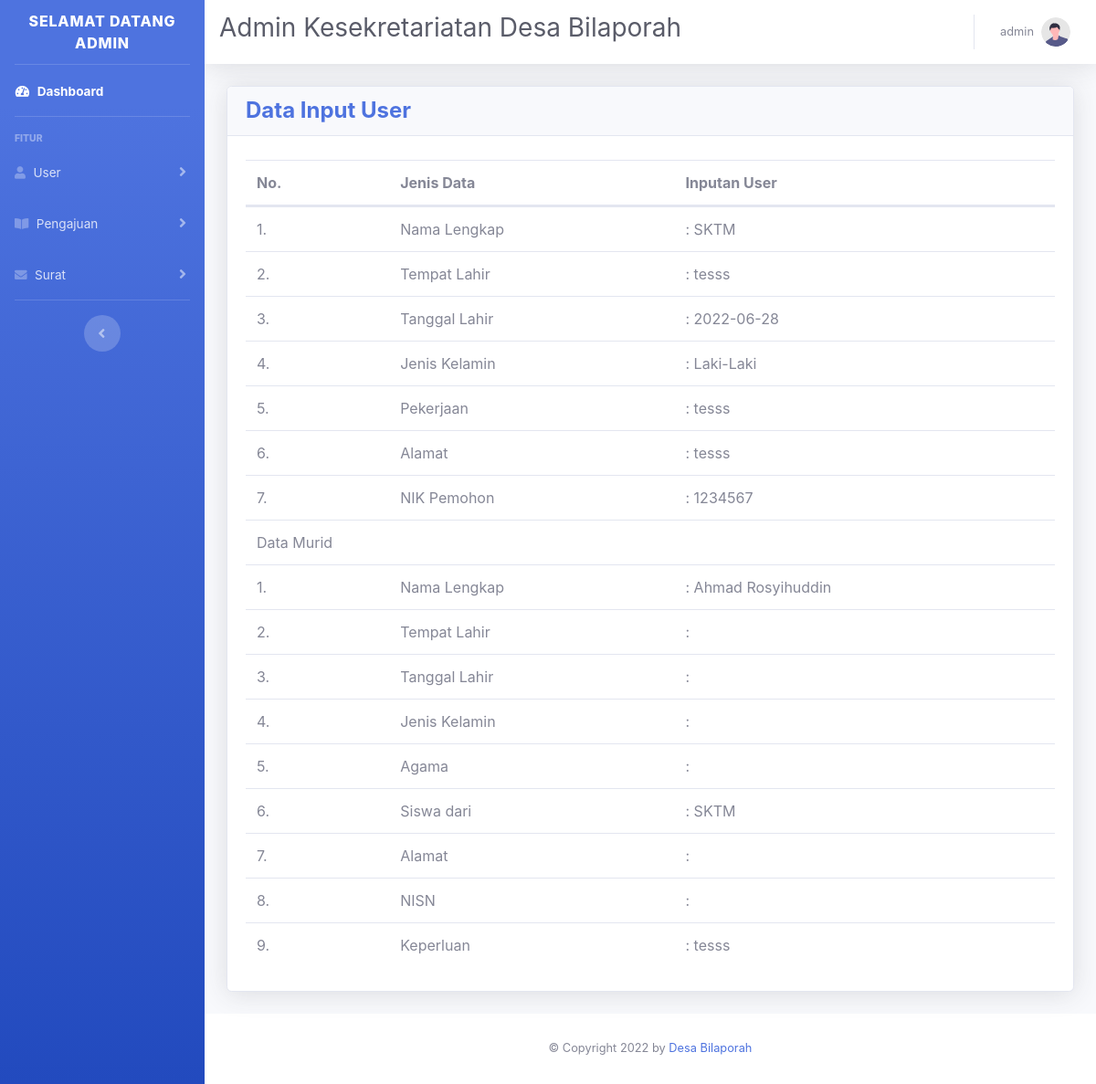
Before: /data_input/data_sktm.php?id_pengajuan=47 (signed in) with the older database file.
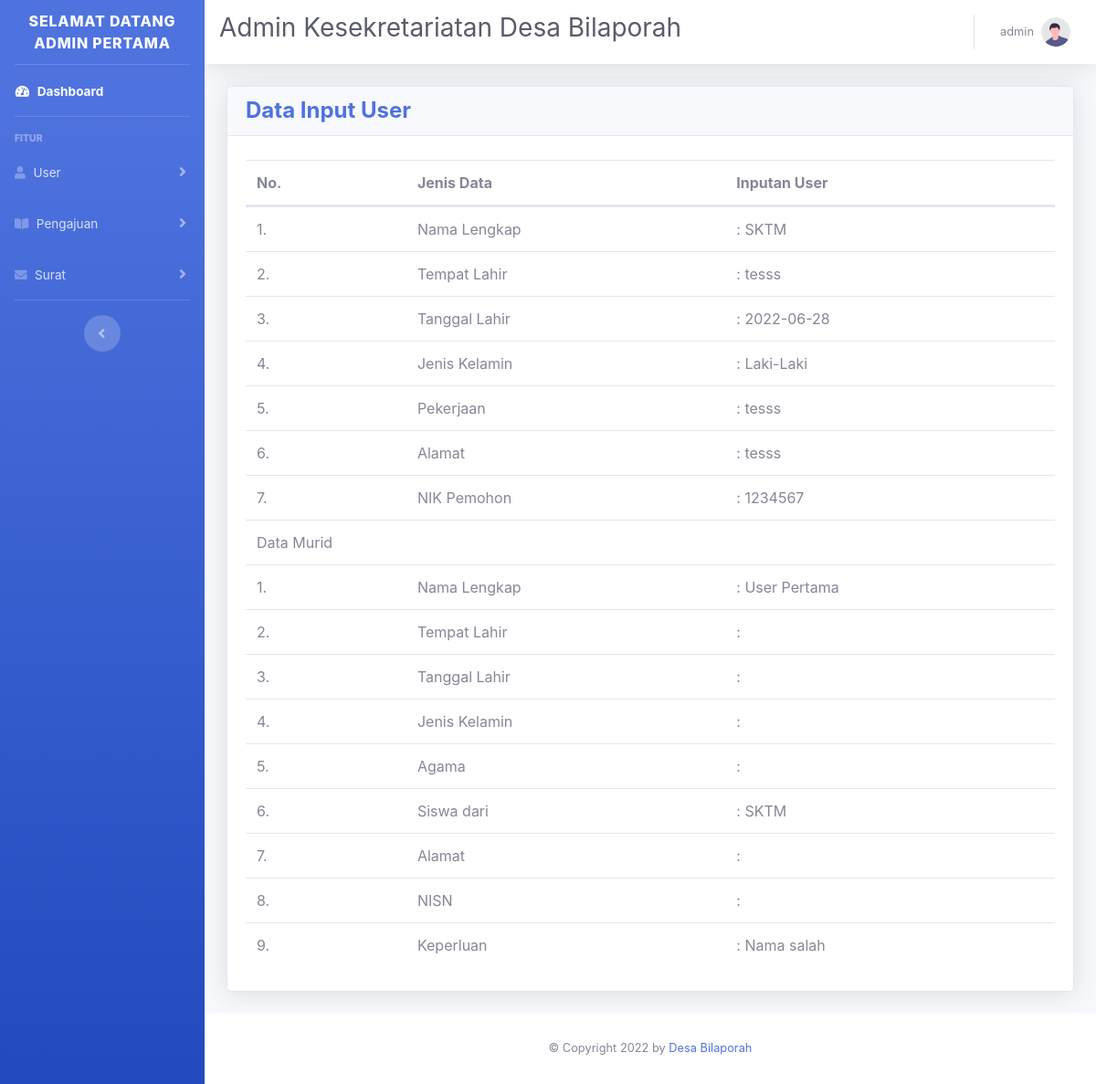
After: the same page with the newer database file.
### tables this page shows
CREATE TABLE `tb_user` (
  `nik` varchar(100) NOT NULL,
  `username` varchar(100) DEFAULT NULL,
  `password` varchar(100) NOT NULL,
  `nama_user` varchar(100) NOT NULL,
  `tempat_lahir` varchar(100) NOT NULL,
  `tanggal_lahir` varchar(100) NOT NULL,
  `gender` varchar(50) NOT NULL,
  `agama` varchar(50) NOT NULL,
  `alamat` varchar(255) NOT NULL,
  `role_user` enum('Warga','Admin') NOT NULL
);

CREATE TABLE `tb_sktm` (
  `id_pengajuan_sktm` int(11) NOT NULL,
  `kode_surat` varchar(5) DEFAULT NULL,
  `nama_sktm` varchar(50) DEFAULT NULL,
  `tempat_lahir_sktm` varchar(20) DEFAULT NULL,
  `tgl_lahir_sktm` date DEFAULT NULL,
  `gender_sktm` varchar(20) DEFAULT NULL,
  `status_sktm` varchar(50) DEFAULT NULL,
  `pekerjaan_sktm` varchar(50) DEFAULT NULL,
  `alamat_sktm` varchar(200) DEFAULT NULL
);

CREATE TABLE `tb_pengajuan` (
  `id_pengajuan` int(11) NOT NULL,
  `nik` varchar(100) DEFAULT NULL,
  `kode_surat` varchar(5) DEFAULT NULL,
  `tgl_pengajuan` datetime DEFAULT NULL,
  `keperluan` varchar(200) DEFAULT NULL,
  `jenis_pengajuan` varchar(50) DEFAULT NULL,
  `status_pengajuan` enum('Menunggu','Di Terima','Di Tolak','Revisi Di Terima','Revisi Selesai') DEFAULT NULL
);

### data_input/data_sktm.php (the view, shortened to what the changed rows need)
<?php
include "../connect/koneksi.php";
$username = $_SESSION["username"];
$tb_user = mysqli_fetch_assoc(mysqli_query($koneksi, "SELECT * FROM tb_user where username='$username'"));
?>
<!DOCTYPE html>
<html lang="en">
<head>
    <link href="../css/sb-admin-2.min.css" rel="stylesheet">
    <link href="../vendor/fontawesome-free/css/all.min.css" rel="stylesheet" type="text/css">
    <link href="../vendor/datatables/dataTables.bootstrap4.min.css" rel="stylesheet">
</head>
<body>
    <?php include "../desain/sidebar_admin.php"; ?>
    <?php include "../desain/navbar_admin.php"; ?>
    <?php
    $id_pengajuan = $_GET["id_pengajuan"];
    $data_sktm = mysqli_fetch_assoc(mysqli_query($koneksi, "SELECT * FROM tb_sktm INNER JOIN tb_pengajuan ON tb_pengajuan.id_pengajuan=tb_sktm.id_pengajuan_sktm INNER JOIN tb_user USING(nik) where id_pengajuan_sktm=$id_pengajuan"));
    ?>
    <div class="container-fluid">
        <div class="card shadow mb-4">
            <div class="card-body">
                <div class="table-responsive">
                    <table class="table table-hover" id="dataTable" width="100%" cellspacing="0">
                        <thead>
                            <tr>
                                <th>No.</th>
                                <th>Jenis Data</th>
                                <th>Inputan User</th>
                            </tr>
                        </thead>
                        <tbody>
                            <tr>
                                <td>1.</td>
                                <td>Nama Lengkap</td>
                                <td>: <?= $data_sktm["nama_sktm"] ?></td>
                            </tr>
                            <tr>
                                <td>2.</td>
                                <td>Tempat Lahir</td>
                                <td>: <?= $data_sktm["tempat_lahir_sktm"] ?></td>
                            </tr>
                            <tr>
                                <td>3.</td>
                                <td>Tanggal Lahir</td>
                                <td>: <?= $data_sktm["tgl_lahir_sktm"] ?></td>
                            </tr>
                            <tr>
                                <td>4.</td>
                                <td>Jenis Kelamin</td>
                                <td>: <?= $data_sktm["gender_sktm"] ?></td>
                            </tr>
                            <tr>
                                <td>5.</td>
                                <td>Pekerjaan</td>
                                <td>: <?= $data_sktm["pekerjaan_sktm"] ?></td>
                            </tr>
                            <tr>
                                <td>6.</td>
                                <td>Alamat</td>
                                <td>: <?= $data_sktm["alamat_sktm"] ?></td>
                            </tr>
                            <tr>
                                <td>7.</td>
                                <td>NIK Pemohon</td>
                                <td>: <?= $data_sktm["nik"] ?></td>
                            </tr>
                            <tr>
                                <td>1.</td>
                                <td>Nama Lengkap</td>
                                <td>: <?= $data_sktm["nama_user"] ?></td>
                            </tr>
                            <tr>
                                <td>6.</td>
                                <td>Siswa dari</td>
                                <td>: <?= $data_sktm["nama_sktm"] ?></td>
                            </tr>
                            <tr>
                                <td rowspan="5">9.</td>
                                <td rowspan="5">Keperluan</td>
                                <td>: <?= $data_sktm["keperluan"] ?></td>
                            </tr>
                        </tbody>
                    </table>
                </div>
            </div>
        </div>
    </div>
</body>
</html>

### desain/sidebar_admin.php (shortened to what the changed rows need)
<div id="wrapper">
    <ul class="navbar-nav bg-gradient-primary sidebar sidebar-dark accordion" id="accordionSidebar">
        <a class="sidebar-brand d-flex align-items-center justify-content-center">
            <div>Selamat Datang <?= $tb_user["nama_user"] ?></div>
        </a>
    </ul>

### desain/navbar_admin.php (shortened to what the changed rows need)
<div id="content-wrapper" class="d-flex flex-column">
    <div id="content">
        <nav class="navbar navbar-expand navbar-light bg-white topbar mb-4 static-top shadow">
            <h1 class="h3 mb-2 text-gray-800">Admin Kesekretariatan Desa Bilaporah</h1>
            <ul class="navbar-nav ml-auto">
                <li class="nav-item dropdown no-arrow">
                    <a class="nav-link dropdown-toggle" href="#" id="userDropdown" role="button" data-toggle="dropdown" aria-haspopup="true" aria-expanded="false">
                        <span class="mr-2 d-none d-lg-inline text-gray-600 small"><?= $tb_user["nik"] ?></span>
                        <img class="img-profile rounded-circle" src="../img/undraw_profile.svg">
                    </a>
                </li>
            </ul>
        </nav>

Changed rows visible on the page:
changed tb_user "admin": nama_user "ADMIN" → "ADMIN PERTAMA"
changed through a linked row, tb_sktm "SKTM": tb_user.nama_user "Ahmad Rosyihuddin" → "User Pertama"; id_pengajuan_sktm.keperluan "tesss" → "Nama salah"
